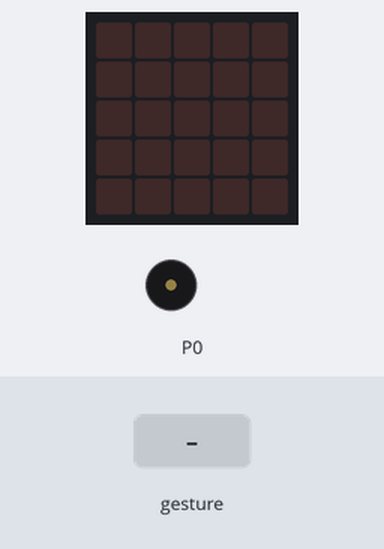
The program below on a simulated BBC micro:bit (MakeCode). Shown: the board's 5×5 LED display, buzzer (waves = sounding). The inputs (shaded band) are chosen by the test bench. Random numbers come from a fixed seed; a tilt is held for 1.5 s and a shake lasts 1 s, then the board lies face up again.

Above: at 1.2 s.
1.3 s: gesture 'shake'
At 1.9 s:
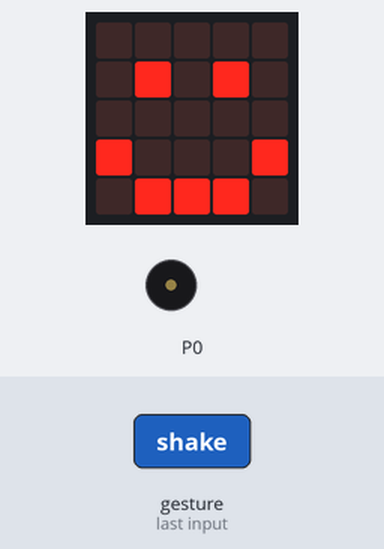
At 2.7 s:
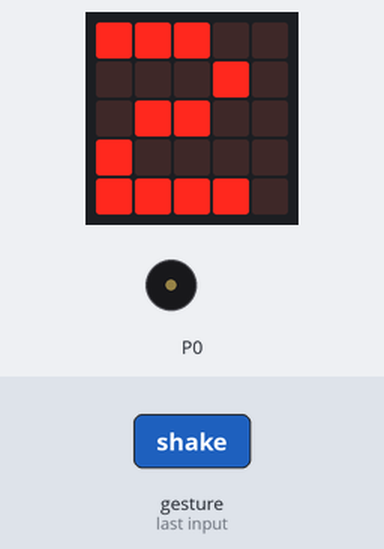
Timing chart, 0 to 8.4 s (numbered marks = the images above; inputs shaded):
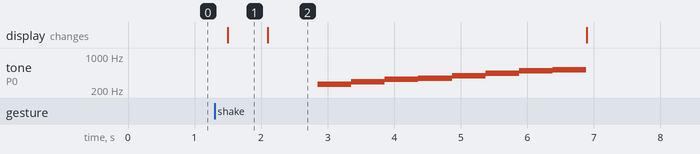

Measured:
- after the input at 1.3 s, tone on P0: plays 262 Hz for 0.51 s, 294 Hz for 0.51 s, 330 Hz for 0.51 s, 349 Hz for 0.51 s, 392 Hz for 0.51 s, 440 Hz for 0.51 s … (8 notes in this stretch), starting after 1.6 s; the display: changes after 0.20 s (image 1)
- what the display in image 1 shows lasts 0.6 s, from 1.5 s to 2.1 s

The program:

main.ts
```typescript
let _111 = 0
input.onGesture(Gesture.Shake, function () {
    basic.showIcon(IconNames.Happy)
    basic.clearScreen()
    _111 = randint(0, 10)
    basic.showNumber(_111)
    if (_111 > 5) {
        music.playMelody("C5 B A G F E D C ", 120)
    } else {
        music.playMelody("C D E F G A B C5 ", 120)
    }
    basic.clearScreen()
})
```

test.ts
```typescript
// 在這裡測試；當此封包作為擴充功能時，將不會編譯此內容。
```
